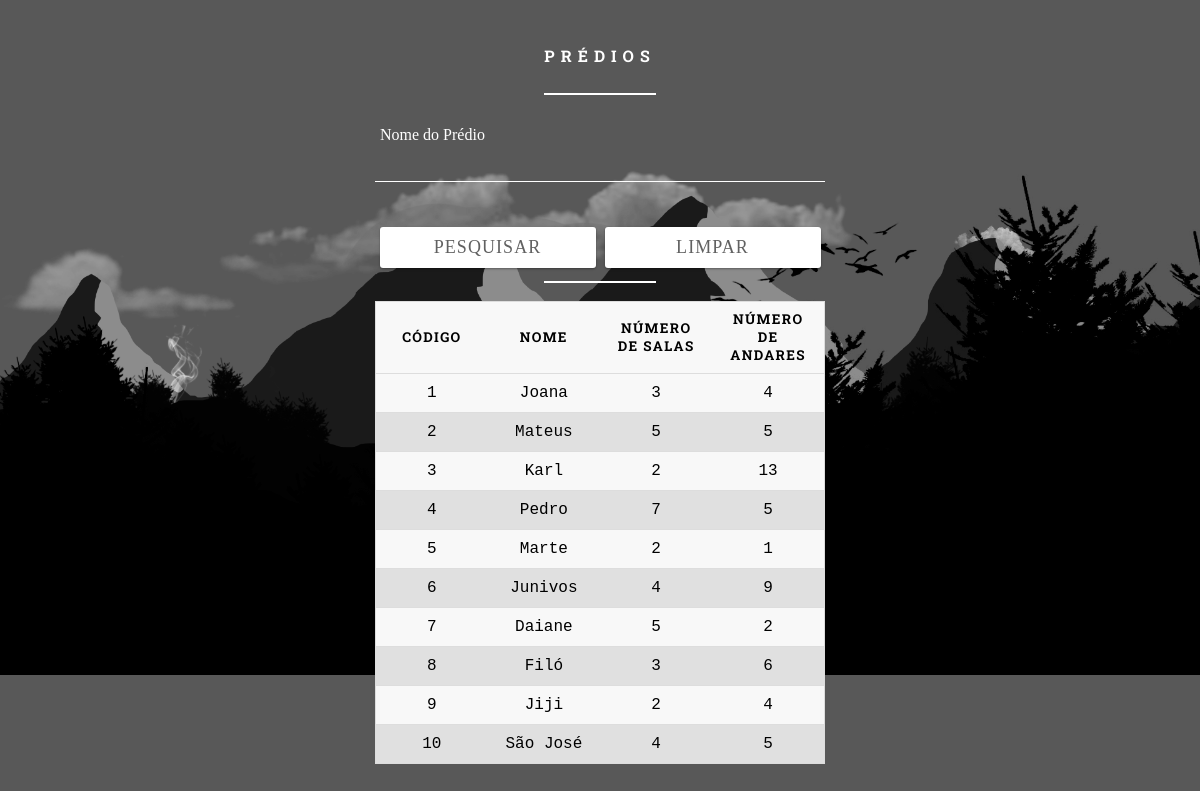
Page /ExerciciosCRUD1/Exercicio13.php on the committed database.
### tables this page shows
create table predio (
	codigo int primary key auto_increment,
	nome varchar(100),
	numero_salas int,
	numero_andares int
);

### ExerciciosCRUD1/conf/conf.inc.php (called while the page is built, shortened)
<?php
	$tb_predio = 'predio';
?>

### ExerciciosCRUD1/Exercicio13.php (the view, shortened to what this page needs)
<!DOCTYPE html>
<html lang="pt-BR">
<?php
  require 'connect/connect.php';
  $pesquisa = isset($_POST['pesquisa'])?$_POST['pesquisa']:'';
?>
<head>
  <link rel="stylesheet" href="assets/css/basico.css" />
</head>
<body>
  <form method="post">
    <h5>Prédios</h5>
    <hr class="dividir" />
    <div class="input">
      <input type="text" name="pesquisa" value="<?php echo $pesquisa; ?>" />
      <label>Nome do Prédio</label>
    </div>
    <div class="input">
      <input type="submit" value="Pesquisar" />
      <input type="reset" value="Limpar" />
    </div>
    </form>
    <form>
    <br /><br /><br />
    <hr class="dividir" />
    <br />
    <table>
      <thead>
        <th scope="col">Código</th>
        <th scope="col">Nome</th>
        <th scope="col">Número de Salas</th>
        <th scope="col">Número de Andares</th>
      </thead>
      <?php
        $sql = 'select * from '. $tb_predio. ' where nome like "'. $pesquisa. '%" order by codigo';
        $resultado = mysqli_query($conexao, $sql);
        while ($row = mysqli_fetch_array($resultado)) {
          echo '<tr>';
          echo '<td>'. $row['codigo']. '</td>';
          echo '<td>'. $row['nome']. '</td>';
          echo '<td>'. $row['numero_salas']. '</td>';
          echo '<td>'. $row['numero_andares']. '</td>';
          echo '</tr>';
        }
      ?>
    </table>
  </form>
</body>
</html>

### ExerciciosCRUD1/assets/css/basico.css (style rules this page uses)
body { background: url("../images/wallpaper.png"); background-position: top; background-repeat: repeat; background-clip: border-box; background-size: 100%; background-origin: border-box; background-attachment: fixed; font-family: 'Roboto Slab', monospace; color: white; font-size: 16px; font-weight: normal; }
form { width: 450px; margin: 45px auto; }
h5 { text-align: center; text-transform: uppercase; color: #fff; letter-spacing: 6px; font-size: 16px; }
hr.dividir { background: #fff; -webkit-box-shadow: none; box-shadow: none; border: none; height: 2px; width: 25%; margin: 0px auto 0px auto; }
.input { position: relative; margin: 45px 0; width: 450px; font-family: 'Roboto Slab'; }
label { font-family: 'Roboto Slab'; }
input, textarea { background: none; color: #fff; font-size: 18px; padding: 10px 10px 10px 5px; font-family: 'Roboto Slab'; display: block; width: 450px; border: none; border-radius: 0; border-bottom: 1px solid #fff; }
input:focus~label, input:valid~label, textarea:focus~label, textarea:valid~label { top: -14px; font-size: 16px; color: #fff; }
.input label { color: #fff; font-size: 16px; font-weight: normal; position: absolute; pointer-events: none; left: 5px; top: 10px; font-family: 'Roboto Slab'; -webkit-transition: 300ms ease all; transition: 300ms ease all; }
input[type="submit"], input[type="reset"] { background: white; color: #616161; border: none; padding: 10px 20px; border-radius: 3px; letter-spacing: 0.06em; text-transform: uppercase; text-decoration: none; outline: none; width: 48%; float: left; margin: auto 1% 1% 1%; -webkit-box-shadow: 0 1px 3px rgba(0, 0, 0, 0.12), 0 1px 2px rgba(0, 0, 0, 0.24); box-shadow: 0 1px 3pxrgba(0, 0, 0, 0.12), 0 1px 2px rgba(0, 0, 0, 0.24); -webkit-transition: all 0.3s cubic-bezier(0.25, 0.8, 0.25, 1); transition: all 0.3s cubic-bezier(0.25, 0.8, 0.25, 1); }
table { border: 1px solid #ccc; border-collapse: collapse; margin: 0; color: #000000; padding: 0; width: 100%; table-layout: fixed; border-radius: 15px; }
table tr { background: #f8f8f8; border: 1px solid #ddd; padding: .35em; }
table tr:nth-child(even) { background: #E0E0E0; border: 1px solid #ddd; padding: .35em; }
table th, table td { padding: .625em; text-align: center; }
table th { font-size: .85em; letter-spacing: .1em; text-transform: uppercase; }
*, *:before, *:after { box-sizing: border-box; }

### rows in the picture
predio: codigo "1", nome "Joana", numero_salas "3", numero_andares "4"
predio: codigo "2", nome "Mateus", numero_salas "5", numero_andares "5"
predio: codigo "3", nome "Karl", numero_salas "2", numero_andares "13"
predio: codigo "4", nome "Pedro", numero_salas "7", numero_andares "5"
predio: codigo "5", nome "Marte", numero_salas "2", numero_andares "1"
predio: codigo "6", nome "Junivos", numero_salas "4", numero_andares "9"
predio: codigo "7", nome "Daiane", numero_salas "5", numero_andares "2"
predio: codigo "8", nome "Filó", numero_salas "3", numero_andares "6"
predio: codigo "9", nome "Jiji", numero_salas "2", numero_andares "4"
predio: codigo "10", nome "São José", numero_salas "4", numero_andares "5"
